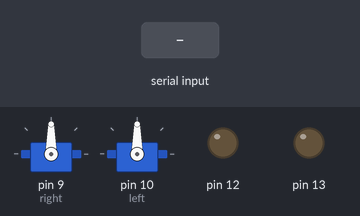
The sketch below on a simulated Arduino Uno, built with avr-gcc and run on an emulated ATmega328P. Parts: 2 × servo, output pins drawn as LEDs (lit = HIGH). Dashed ring = blinking. The inputs (shaded band) are chosen by the test bench.

Above: at 1.2 s.
1.3 s: "h" received over Serial
At 1.46 s:
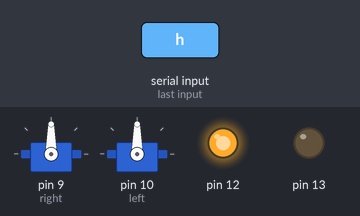
4.3 s: "f" received over Serial
At 4.47 s:
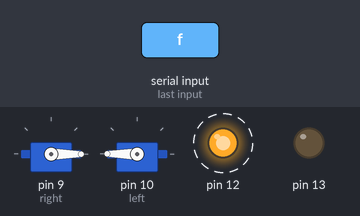
7.3 s: "b" received over Serial
At 7.49 s:
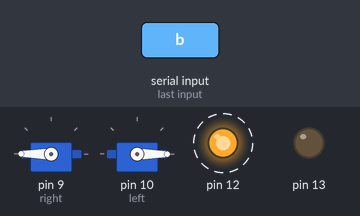
10.3 s: "l" received over Serial
At 10.5 s:
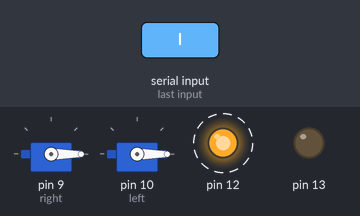
13.3 s: "r" received over Serial
At 13.51 s:
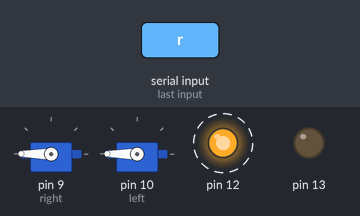
16.3 s: "s" received over Serial
At 16.52 s:
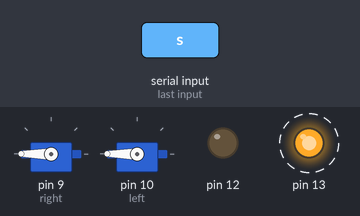
Timing chart, 0 to 20.3 s (numbered marks = the images above; inputs shaded):
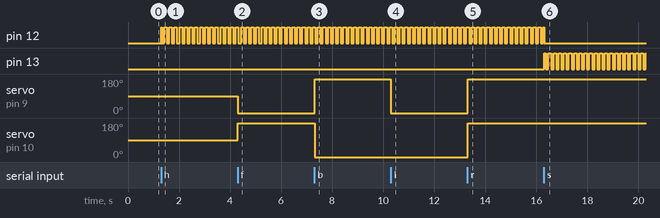

Measured:
- after the input at 1.3 s, pin 12: LOW → HIGH at once, then repeats every 0.20 s: LOW 0.10 s, HIGH 0.10 s
- after the input at 4.3 s, servo on pin 9 (right): 90° → 0° at once; servo on pin 10 (left): 90° → 180° at once
- after the input at 7.3 s, servo on pin 9 (right): 0° → 180° at once; servo on pin 10 (left): 180° → 0° at once
- after the input at 10.3 s, servo on pin 9 (right): 180° → 0° at once
- after the input at 13.3 s, servo on pin 9 (right), servo on pin 10 (left): 0° → 180° at once
- after the input at 16.3 s, pin 13: alternates HIGH for 0.10 s and LOW for 0.10 s, starting at once

The sketch:

chatNB3_controller.ino
```cpp
/*
  Serial Controller
    - Respond to single character commands received via serial with servo motion
*/

#include <Servo.h>    // This includes the "servo" library
Servo left, right;    // This creates to servo objects, one for each motor
bool state_l = false;
bool state_r = false;
bool led_l = false;
bool led_r = false;
int interval = 10;
int count = 0;

// Declare control functions
void forward();
void backward();
void turn_left();
void turn_right();
void stop();

void setup() {
  // Initialize serial port
  Serial.begin(19200);

  // Attach servo pins
  right.attach(9);    // Assign right servo to digital (PWM) pin 9 (change accorinding to your connection)
  left.attach(10);    // Assign left servo to digital (PWM) pin 10 (change accorinding to your connection)

  // Initialize (no motion)
  left.write(90);
  right.write(90);

  // Initialize LED output pins
  pinMode(12, OUTPUT);
  pinMode(13, OUTPUT);
}

void loop() {

  // Check for any incoming bytes
  if (Serial.available() > 0) {
    char newChar = Serial.read();

    // Respond to command "f"
    if(newChar == 'f') {
      forward();
    }

    // Respond to command "b"
    if(newChar == 'b') {
      backward();
    }

    // Respond to command "l"
    if(newChar == 'l') {
      turn_left();
    }

    // Respond to command "r"
    if(newChar == 'r') {
      turn_right();
    }

    // Respond to command "x"
    if(newChar == 'x') {
      stop();
    }

    // Respond to command "h" - hearing
    if(newChar == 'h') {
      led_l = true;
      led_r = false;
    }

    // Respond to command "s" - speaking
    if(newChar == 's') {
      led_l = false;
      led_r = true;
    }

    // Respond to command "w" - waiting
    if(newChar == 'w') {
      led_l = false;
      led_r = false;
    }
  }

  // Toggle LEDs
  if(led_l)
  {
    digitalWrite(12, state_l);
  }
  else
  {
    digitalWrite(12, false);
  }
  if(led_r)
  {
    digitalWrite(13, state_r);
  }
  else
  {
    digitalWrite(13, false);
  }

  // Toggle state
  if((count % interval) == 0)
  {
    state_l = !state_l;
    state_r = !state_r;
  }

  // Wait a bit
  delay(10);

  // Increment counter
  count = count + 1;
}

// Forward
void forward()
{
  left.write(180);
  right.write(0);
}

// Backward
void backward()
{
  left.write(0);
  right.write(180);
}

// Left
void turn_left()
{
  left.write(0);
  right.write(0);
}

// Right
void turn_right()
{
  left.write(180);
  right.write(180);
}

// Stop
void stop()
{
  left.write(90);
  right.write(90);
}
```
